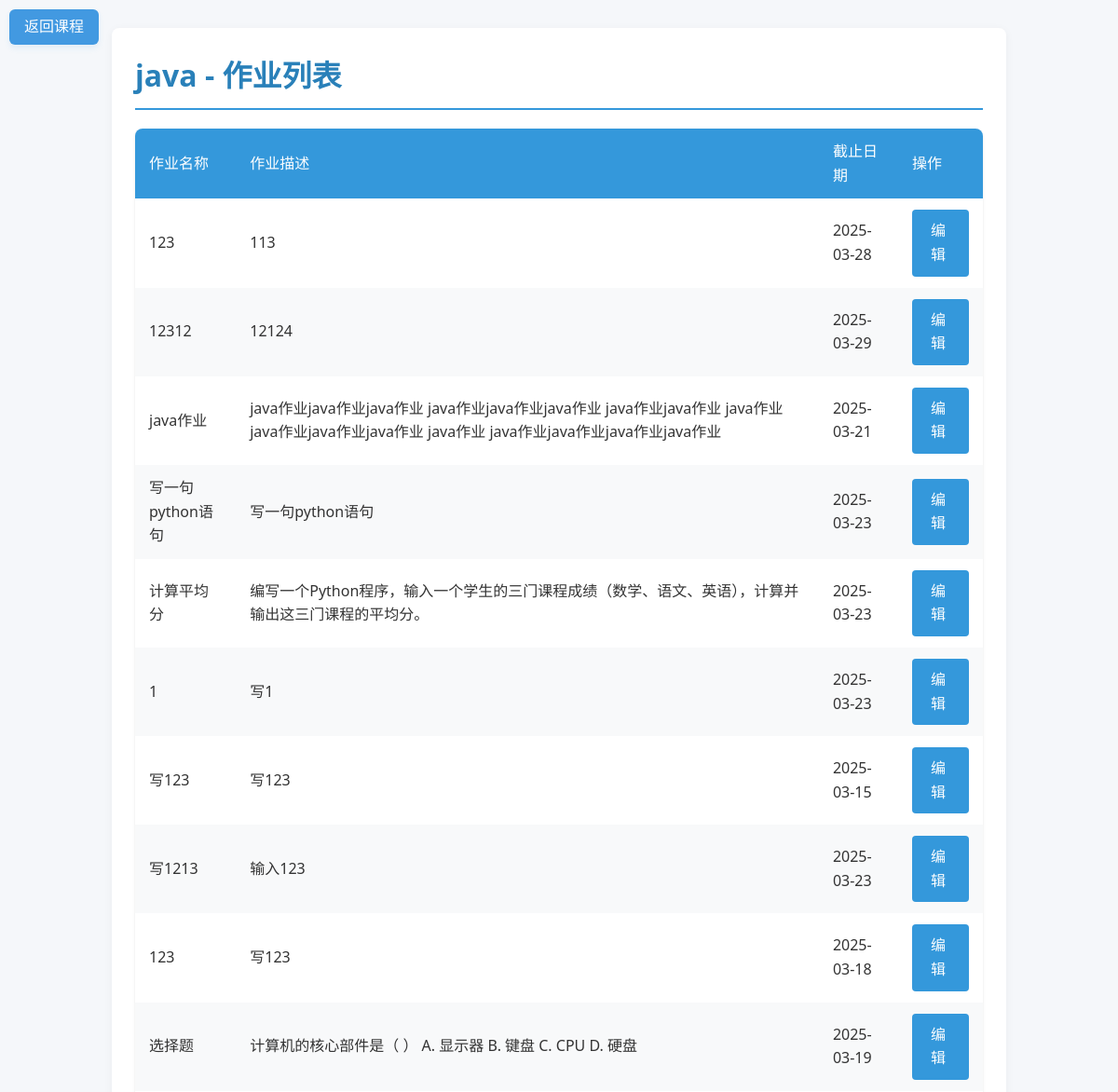
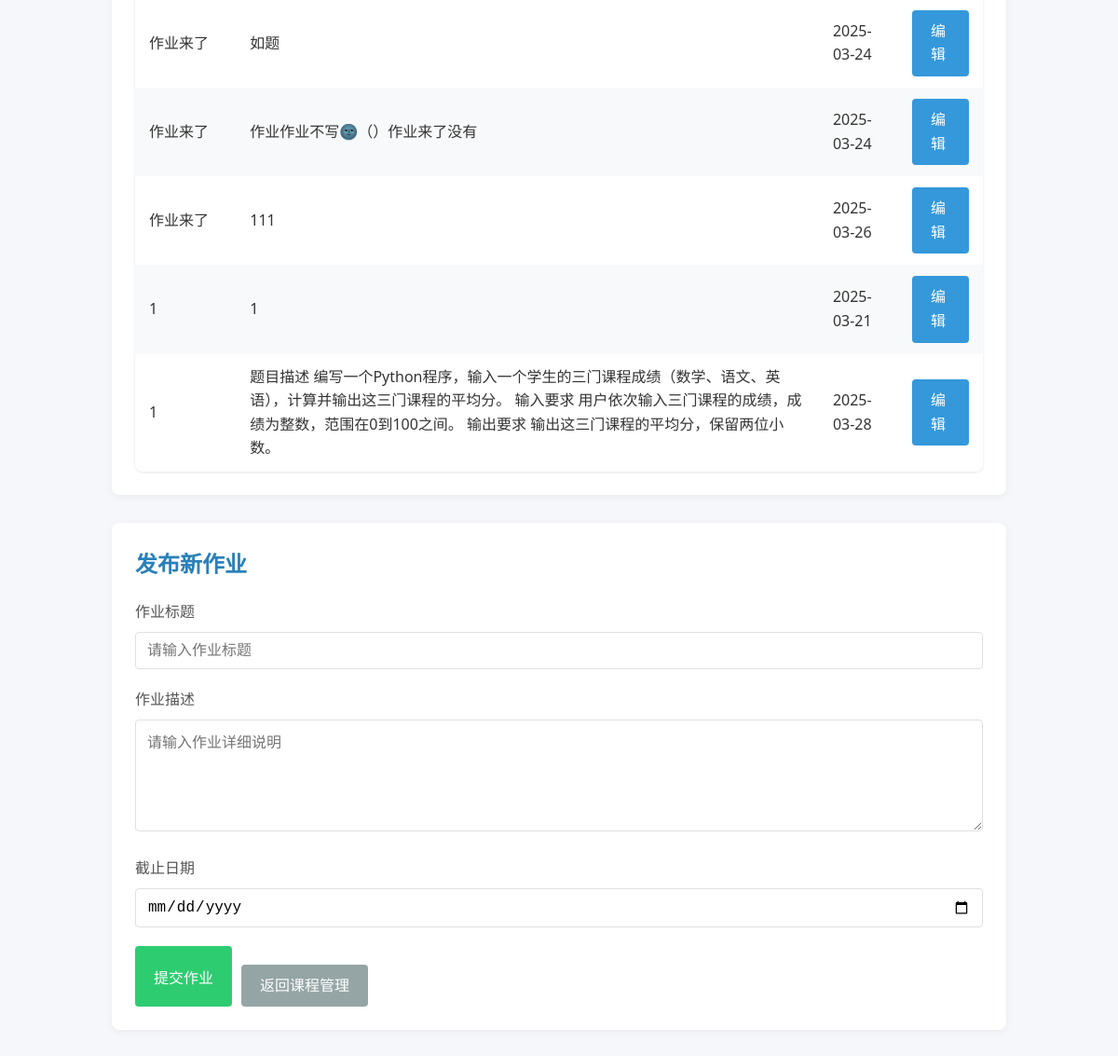
Screenshot of /course/assignments/1 (signed in) with the database file from the repository (2 pictures, top to bottom).
### wang/models/course.py (models this page shows, shortened)
class Course(db.Model):
    __tablename__ = 'course'
    id = db.Column(db.Integer, primary_key=True, autoincrement=True)
    name = db.Column(db.String(100), nullable=False)
    teacher_id = db.Column(db.Integer, db.ForeignKey('user.id'), nullable=False)
    semester = db.Column(db.String, nullable=False)  # 开课学期
    description = db.Column(db.Text)
    code = db.Column(db.String(10), nullable=False)
    teacher = db.relationship('User', backref='courses')
    course_students = db.relationship('Course_Students',  back_populates='course')

### wang/models/assignment.py (models this page shows)
class Assignment(db.Model):
    id = db.Column(db.Integer, primary_key=True, autoincrement=True)
    teacher_id = db.Column(db.Integer, db.ForeignKey('user.id'), nullable=False)
    title = db.Column(db.String(200), nullable=False)
    description = db.Column(db.Text)
    due_date = db.Column(db.Date, nullable=False)
    course_id = db.Column(db.Integer, db.ForeignKey('course.id'), nullable=False)
    submissions = db.relationship('Submission', backref='assignment', lazy=True)

### app.py (the view, shortened to what this page needs)
    @app.route('/course/assignments/<int:course_id>', methods=['GET', 'POST'])
    def assignments(course_id):
        assignments = Assignment.query.filter_by(course_id=course_id).all()
        if request.method == 'GET':
            course = Course.query.get(course_id)
            return render_template('wang/assignments.html', course=course, assignments=assignments)

### templates/wang/assignments.html (shortened to what this page needs)
<!DOCTYPE html>
            <html lang="zh-CN">
            <head>
            </head>
            <body>
                <a href="/course_manage/{{ course.id }}" class="back-home">返回课程</a>
                <div class="container">
                    <div class="page-section">
                        <h1>{{ course.name }} - 作业列表</h1>
                        <table class="assignment-table">
                            <thead>
                                <tr>
                                    <th>作业名称</th>
                                    <th>作业描述</th>
                                    <th>截止日期</th>
                                    <th>操作</th>
                                </tr>
                            </thead>
                            <tbody>
                                {% for assignment in assignments %}
                                <tr>
                                    <td>{{ assignment.title }}</td>
                                    <td>{{ assignment.description }}</td>
                                    <td>{{ assignment.due_date }}</td>
                                    <td>
                                          <a href="{{ url_for("assignment_detail", assignment_id=assignment.id) }}" class="btn btn-small">编辑</a>
                                    </td>
                                </tr>
                                {% else %}
                                <tr>
                                    <td colspan="4" style="text-align: center; padding: 20px;">暂无作业</td>
                                </tr>
                                {% endfor %}
                            </tbody>
                        </table>
                    </div>
                    <div class="form-container">
                        <h2 class="form-title">发布新作业</h2>
                        <form action="/course/assignments/{{ course.id }}" method="post">
                            <div class="form-group">
                                <label for="title">作业标题</label>
                                <input type="text" id="title" name="title" maxlength="200" required placeholder="请输入作业标题">
                            </div>
                            <div class="form-group">
                                <label for="description">作业描述</label>
                                <textarea id="description" name="description" placeholder="请输入作业详细说明"></textarea>
                            </div>
                            <div class="form-group">
                                <label for="due_date">截止日期</label>
                                <input type="date" id="due_date" name="due_date" required>
                            </div>
                            <div class="actions">
                                <button type="submit" class="btn btn-submit">提交作业</button>
                                <a href="{{ url_for('course_manage', course_id=course.id) }}" class="btn btn-back">返回课程管理</a>
                            </div>
                        </form>
                    </div>
                </div>
            </body>
            </html>

### templates/wang/assignments.html (style rules this page uses)
.back-home { position: fixed; top: 10px; left: 10px; padding: 0.4rem 1rem; background-color: #4299e1; color: white; text-decoration: none; border-radius: 6px; font-size: 1rem; font-weight: 200; transition: all 0.3s ease; box-shadow: 0 4px 6px rgba(66, 153, 225, 0.1); z-index: 1000; }
:root { --primary: #3498db; --primary-dark: #2980b9; --secondary: #2ecc71; --secondary-dark: #27ae60; --text: #333; --light-gray: #f8f9fa; --border: #e0e0e0; --danger: #e74c3c; --success: #2ecc71; }
* { box-sizing: border-box; margin: 0; padding: 0; }
body { font-family: 'Segoe UI', Tahoma, Geneva, Verdana, sans-serif; color: var(--text); line-height: 1.6; background-color: #f5f7fa; }
.container { max-width: 1000px; margin: 0 auto; padding: 30px 20px; }
h1 { color: var(--primary-dark); margin-bottom: 20px; padding-bottom: 10px; border-bottom: 2px solid var(--primary); }
.page-section { background: white; border-radius: 8px; box-shadow: 0 2px 10px rgba(0,0,0,0.05); padding: 25px; margin-bottom: 30px; }
.assignment-table { width: 100%; border-collapse: collapse; margin-top: 10px; box-shadow: 0 1px 3px rgba(0,0,0,0.1); border-radius: 8px; overflow: hidden; }
.assignment-table th, .assignment-table td { padding: 12px 15px; text-align: left; }
.assignment-table th { background-color: var(--primary); color: white; font-weight: 500; }
.assignment-table tr:nth-child(even) { background-color: var(--light-gray); }
.form-container { background: white; border-radius: 8px; box-shadow: 0 2px 10px rgba(0,0,0,0.05); padding: 25px; }
.form-title { margin-bottom: 20px; color: var(--primary-dark); font-size: 1.5rem; }
.form-group { margin-bottom: 20px; }
.form-group label { display: block; margin-bottom: 8px; font-weight: 500; color: #555; }
.form-group input[type="text"], .form-group input[type="date"], .form-group textarea { width: 100%; padding: 10px 12px; border: 1px solid var(--border); border-radius: 4px; font-size: 1rem; transition: border 0.3s; }
.form-group textarea { min-height: 120px; resize: vertical; }
.btn { display: inline-block; padding: 10px 20px; background-color: var(--primary); color: white; text-decoration: none; border-radius: 4px; border: none; font-size: 1rem; cursor: pointer; transition: background 0.3s, transform 0.2s; }
.btn-submit { background-color: var(--secondary); }
.btn-back { background-color: #95a5a6; margin-top: 20px; }
.actions { margin-top: 20px; display: flex; gap: 10px; }

### rows the page displays
Course: name "java"
Assignment: title "123", description "113", due_date "2025-03-28"
Assignment: title "12312", description "12124", due_date "2025-03-29"
Assignment: title "java作业", description "java作业java作业java作业 java作业java作业java作业 java作业java作业 java作业java作业java作业java作业 java作业 java作业java作业java作业java作业", due_date "2025-03-21"
Assignment: title "写一句python语句", description "写一句python语句", due_date "2025-03-23"
Assignment: title "计算平均分", description "编写一个Python程序，输入一个学生的三门课程成绩（数学、语文、英语），计算并输出这三门课程的平均分。", due_date "2025-03-23"
Assignment: title "1", description "写1", due_date "2025-03-23"
Assignment: title "写123", description "写123", due_date "2025-03-15"
Assignment: title "写1213", description "输入123", due_date "2025-03-23"
Assignment: title "123", description "写123", due_date "2025-03-18"
Assignment: title "选择题", description "计算机的核心部件是（ ） A. 显示器 B. 键盘 C. CPU D. 硬盘", due_date "2025-03-19"
Assignment: title "作业来了", description "如题", due_date "2025-03-24"
Assignment: title "作业来了", description "作业作业不写🌚（）作业来了没有", due_date "2025-03-24"
Assignment: title "作业来了", description "111", due_date "2025-03-26"
Assignment: title "1", description "1", due_date "2025-03-21"
Assignment: title "1", description "题目描述 编写一个Python程序，输入一个学生的三门课程成绩（数学、语文、英语），计算并输出这三门课程的平均分。 输入要求 用户依次输入三门课程的成绩，成绩为整数，范围在0到100之间。 输出要求 输出这三门课程的平均分，保留两位小数。", due_date "2025-03-28"
